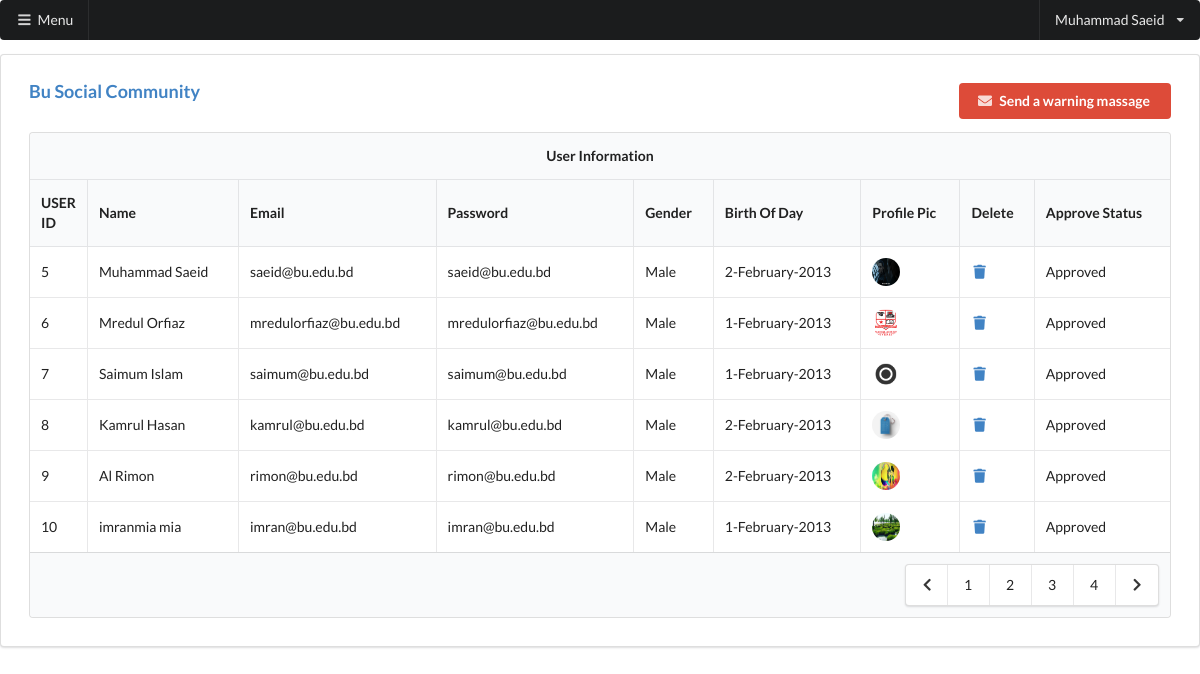
Screenshot of /Admin/Pages/index.php (signed in) with the database file from the repository.
### tables this page shows
CREATE TABLE `user_info` (
  `id` int(100) NOT NULL,
  `fname` varchar(50) NOT NULL,
  `sname` varchar(50) NOT NULL,
  `pass` varchar(100) NOT NULL,
  `email` varchar(100) NOT NULL,
  `gender` varchar(100) NOT NULL,
  `birthday` varchar(100) NOT NULL,
  `ppic` varchar(250) NOT NULL
);

### Admin/Pages/index.php (the view, shortened to what this page needs)
<!DOCTYPE html>
<html>
<head>
	<link rel="stylesheet" href="./../../Components/Dist/semantic.min.css">
	<link rel="stylesheet" href="./../../Components/Dist/margin.padding.min.css">
	<link rel="stylesheet" type="text/css" href="./../css/custom.css">
</head>
<body>
	<?php include("./../Components/Header.php"); ?>
	<div class="ui bottom segment">
		<div class="pusher">
			<div class="ui basic segment">
				<h3 class="ui header" style="display:inline-block;"><a href="http://localhost/BuSocilaNetwork/Admin">Bu Social Community</a></h3>
				<button class="ui right floated google plus button warningmassage"><i class="envelope icon"></i>Send a warning massage</button>
				<table class="ui celled striped table">
					<thead>
						<tr>
							<th class="center aligned" colspan="9">User Information</th>
						</tr>
						<tr>
							<th width="40">USER ID</th>
							<th>Name</th>
							<th>Email</th>
							<th>Password</th>
							<th>Gender</th>
							<th>Birth Of Day</th>
							<th>Profile Pic</th>
							<th>Delete</th>
							<th>Approve Status</th>
						</tr>
					</thead>
					<?php
					include('../../inc/conn.php');
					$user_data = mysqlI_query($connect, "SELECT * FROM user_info");
					while ($user_slice = mysqli_fetch_array($user_data)) : ?>
						<tbody>
							<tr>
								<td><?php echo $user_slice['id']; ?></td>
								<td><?php echo $user_slice['fname'] . ' ' . $user_slice['sname']; ?></td>
								<td><?php echo $user_slice['email']; ?></td>
								<td><?php echo $user_slice['pass']; ?></td>
								<td><?php echo $user_slice['gender']; ?></td>
								<td><?php echo $user_slice['birthday']; ?></td>
								<td>
									<img class="ui avatar image" src="./../../Images/Profilepic/<?php echo $user_slice['ppic']; ?>" alt="">
								</td>
								<td>
									<a href='../inc/Delete.php?id=<?php echo $user_slice['id']; ?>'><i class="trash icon" title="Hapus"></i></a>
								</td>
								<td>
									<?php
									$email = $user_slice['email'];
									$email_select = mysqli_query($connect, "SELECT * FROM valid_user_info WHERE email='$email'");
									$how_many_user = mysqli_num_rows($email_select);
									if ($how_many_user >= 1) {
										echo "Approved";
									} else {
										echo "<a class='mini ui button' href=\"../inc/Userrequest.php?id=$user_slice[id]\">Not Approve</a>";
									}
									?>
								</td>
							</tr>
						</tbody>
					<?php endwhile; ?>
					<tfoot>
						<tr>
							<th colspan="9">
								<div class="ui right floated pagination menu">
									<a class="icon item"><i class="left chevron icon"></i></a>
									<a class="item">1</a>
									<a class="item">2</a>
									<a class="item">3</a>
									<a class="item">4</a>
									<a class="icon item"><i class="right chevron icon"></i></a>
								</div>
							</th>
						</tr>
					</tfoot>
				</table>
			</div>
		</div>
	</div>
</body>
</html>

### rows the page displays
user_info: id "5", fname "Muhammad", sname "Saeid", email "saeid@bu.edu.bd", pass "saeid@bu.edu.bd", gender "Male", birthday "2-February-2013", ppic (picture)
user_info: id "6", fname "Mredul", sname "Orfiaz", email "mredulorfiaz@bu.edu.bd", pass "mredulorfiaz@bu.edu.bd", gender "Male", birthday "1-February-2013", ppic (picture)
user_info: id "7", fname "Saimum", sname "Islam", email "saimum@bu.edu.bd", pass "saimum@bu.edu.bd", gender "Male", birthday "1-February-2013", ppic (picture)
user_info: id "8", fname "Kamrul", sname "Hasan", email "kamrul@bu.edu.bd", pass "kamrul@bu.edu.bd", gender "Male", birthday "2-February-2013", ppic (picture)
user_info: id "9", fname "Al", sname "Rimon", email "rimon@bu.edu.bd", pass "rimon@bu.edu.bd", gender "Male", birthday "2-February-2013", ppic (picture)
user_info: id "10", fname "imranmia", sname "mia", email "imran@bu.edu.bd", pass "imran@bu.edu.bd", gender "Male", birthday "1-February-2013", ppic (picture)
